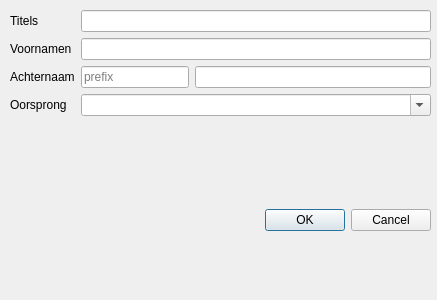
<?xml version="1.0" encoding="UTF-8"?>
<ui version="4.0">
 <class>NameEditorForm</class>
 <widget class="QWidget" name="NameEditorForm">
  <property name="geometry">
   <rect>
    <x>0</x>
    <y>0</y>
    <width>437</width>
    <height>300</height>
   </rect>
  </property>
  <property name="windowTitle">
   <string>Form</string>
  </property>
  <widget class="QWidget" name="verticalLayoutWidget">
   <property name="geometry">
    <rect>
     <x>10</x>
     <y>10</y>
     <width>421</width>
     <height>221</height>
    </rect>
   </property>
   <layout class="QVBoxLayout" name="verticalLayout">
    <item>
     <layout class="QFormLayout" name="formLayout">
      <property name="verticalSpacing">
       <number>6</number>
      </property>
      <item row="0" column="0">
       <widget class="QLabel" name="label">
        <property name="text">
         <string>Titels</string>
        </property>
       </widget>
      </item>
      <item row="0" column="1">
       <widget class="QLineEdit" name="titles"/>
      </item>
      <item row="1" column="0">
       <widget class="QLabel" name="label_2">
        <property name="text">
         <string>Voornamen</string>
        </property>
       </widget>
      </item>
      <item row="1" column="1">
       <widget class="QLineEdit" name="givenNames"/>
      </item>
      <item row="2" column="0">
       <widget class="QLabel" name="label_3">
        <property name="text">
         <string>Achternaam</string>
        </property>
       </widget>
      </item>
      <item row="2" column="1">
       <layout class="QHBoxLayout" name="horizontalLayout" stretch="0,1">
        <item>
         <widget class="QLineEdit" name="prefix">
          <property name="placeholderText">
           <string>prefix</string>
          </property>
         </widget>
        </item>
        <item>
         <widget class="QLineEdit" name="surname"/>
        </item>
       </layout>
      </item>
      <item row="3" column="0">
       <widget class="QLabel" name="label_4">
        <property name="text">
         <string>Oorsprong</string>
        </property>
       </widget>
      </item>
      <item row="3" column="1">
       <widget class="QComboBox" name="origin">
        <property name="editable">
         <bool>true</bool>
        </property>
       </widget>
      </item>
     </layout>
    </item>
    <item>
     <widget class="QDialogButtonBox" name="dialogButtons">
      <property name="standardButtons">
       <set>QDialogButtonBox::StandardButton::Cancel|QDialogButtonBox::StandardButton::Ok</set>
      </property>
     </widget>
    </item>
   </layout>
  </widget>
 </widget>
 <resources/>
 <connections/>
</ui>
